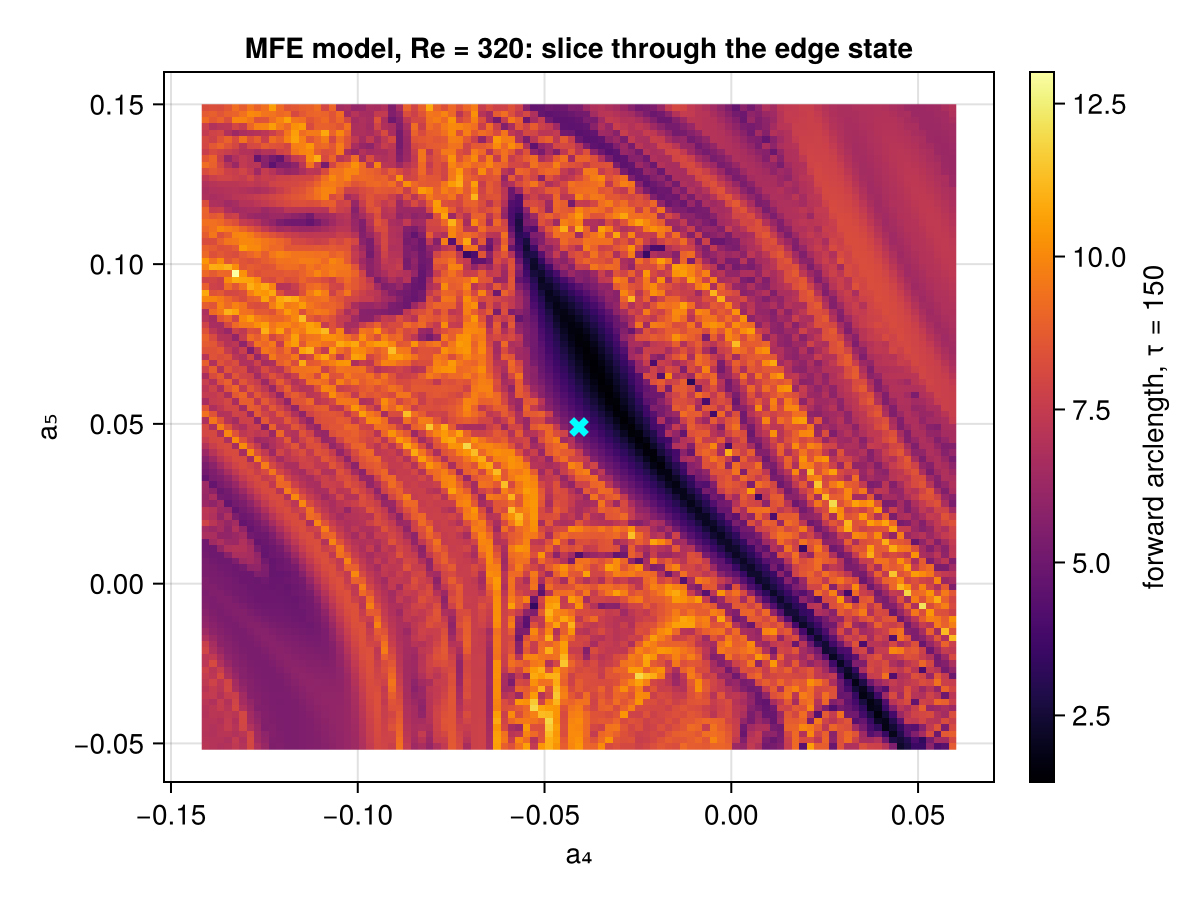

Generate this figure with Julia:
# Self-contained draft of the example page proposed for the LagrangianDescriptors.jl docs.
# Runs without this repository: julia --project=. -t 4 proposals/mfe_example.jl

using OrdinaryDiffEq, CairoMakie, LagrangianDescriptors
using LinearAlgebra: norm

function mfe!(da, a, p, t)
    (; Re, α, β, γ) = p
    kαγ, kβγ, kαβγ = sqrt(α^2 + γ^2), sqrt(β^2 + γ^2), sqrt(α^2 + β^2 + γ^2)
    a1, a2, a3, a4, a5, a6, a7, a8, a9 = a
    s32, s6 = sqrt(3 / 2), sqrt(6)
    da[1] = β^2 / Re * (1 - a1) - s32 * β * γ / kαβγ * a6 * a8 + s32 * β * γ / kβγ * a2 * a3
    da[2] = -(4β^2 / 3 + γ^2) * a2 / Re + 5sqrt(2) / (3sqrt(3)) * γ^2 / kαγ * a4 * a6 -
            γ^2 / (s6 * kαγ) * a5 * a7 - α * β * γ / (s6 * kαγ * kαβγ) * a5 * a8 -
            s32 * β * γ / kβγ * (a1 * a3 + a3 * a9)
    da[3] = -(β^2 + γ^2) / Re * a3 + 2 / s6 * α * β * γ / (kαγ * kβγ) * (a4 * a7 + a5 * a6) +
            (β^2 * (3α^2 + γ^2) - 3γ^2 * (α^2 + γ^2)) / (s6 * kαγ * kβγ * kαβγ) * a4 * a8
    da[4] = -(3α^2 + 4β^2) / (3Re) * a4 - α / s6 * a1 * a5 - 10 / (3s6) * α^2 / kαγ * a2 * a6 -
            s32 * α * β * γ / (kαγ * kβγ) * a3 * a7 - s32 * α^2 * β^2 / (kαγ * kβγ * kαβγ) * a3 * a8 -
            α / s6 * a5 * a9
    da[5] = -(α^2 + β^2) / Re * a5 + α / s6 * a1 * a4 + α^2 / (s6 * kαγ) * a2 * a7 -
            α * β * γ / (s6 * kαγ * kαβγ) * a2 * a8 + α / s6 * a4 * a9 +
            2 / s6 * α * β * γ / (kαγ * kβγ) * a3 * a6
    da[6] = -(3α^2 + 4β^2 + 3γ^2) / (3Re) * a6 + α / s6 * a1 * a7 + s32 * β * γ / kαβγ * a1 * a8 +
            10 / (3s6) * (α^2 - γ^2) / kαγ * a2 * a4 - 2sqrt(2 / 3) * α * β * γ / (kαγ * kβγ) * a3 * a5 +
            α / s6 * a7 * a9 + s32 * β * γ / kαβγ * a8 * a9
    da[7] = -(α^2 + β^2 + γ^2) / Re * a7 - α / s6 * (a1 * a6 + a6 * a9) +
            1 / s6 * (γ^2 - α^2) / kαγ * a2 * a5 + 1 / s6 * α * β * γ / (kαγ * kβγ) * a3 * a4
    da[8] = -(α^2 + β^2 + γ^2) / Re * a8 + 2 / s6 * α * β * γ / (kαγ * kαβγ) * a2 * a5 +
            γ^2 * (3α^2 - β^2 + 3γ^2) / (s6 * kαγ * kβγ * kαβγ) * a3 * a4
    da[9] = -9β^2 / Re * a9 + s32 * β * γ / kβγ * a2 * a3 - s32 * β * γ / kαβγ * a6 * a8
    return nothing
end

p = (Re = 320.0, α = 0.5, β = π / 2, γ = 1.0)          # Lx = 4π, Lz = 2π
edge = [0.956906786337, -0.031470155426, 0.00789835903924, -0.0407712627654, 0.0490210360762,
        -0.088480880902, -0.110164417566, -0.000905441222403, -0.00437376488416]

prob = ODEProblem(mfe!, edge, (0.0, 150.0), p)
M(du, u, p, t) = norm(du)
a4s = range(edge[4] - 0.1, edge[4] + 0.1, length = 101)
a5s = range(edge[5] - 0.1, edge[5] + 0.1, length = 101)
uu0 = [(u = copy(edge); u[4] = x; u[5] = y; u) for y in a5s, x in a4s]
t = @elapsed lagsol = solve(LagrangianDescriptorProblem(prob, M, uu0; direction = :forward), Tsit5();
                            max_trajectory_value = 5.0)
println("solve time: ", round(t, digits = 1), " s")

fig, ax, plt = heatmap(lagsol, :forward; idxs = (4, 5),
    axis = (title = "MFE model, Re = 320: slice through the edge state", xlabel = "a₄", ylabel = "a₅"))
scatter!(ax, [edge[4]], [edge[5]]; color = :cyan, marker = :xcross, markersize = 14)
Colorbar(fig[1, 2], plt; label = "forward arclength, τ = 150")
save(joinpath(@__DIR__, "mfe_example.png"), fig)
